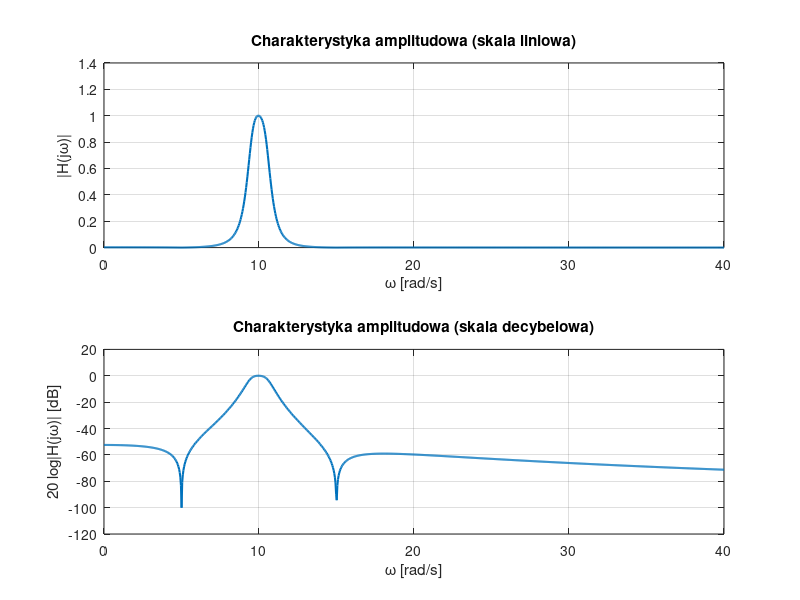
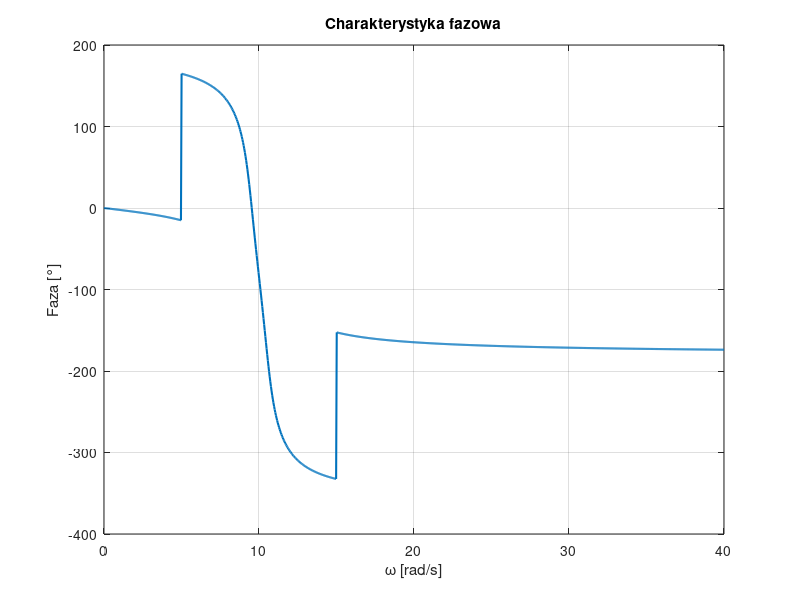
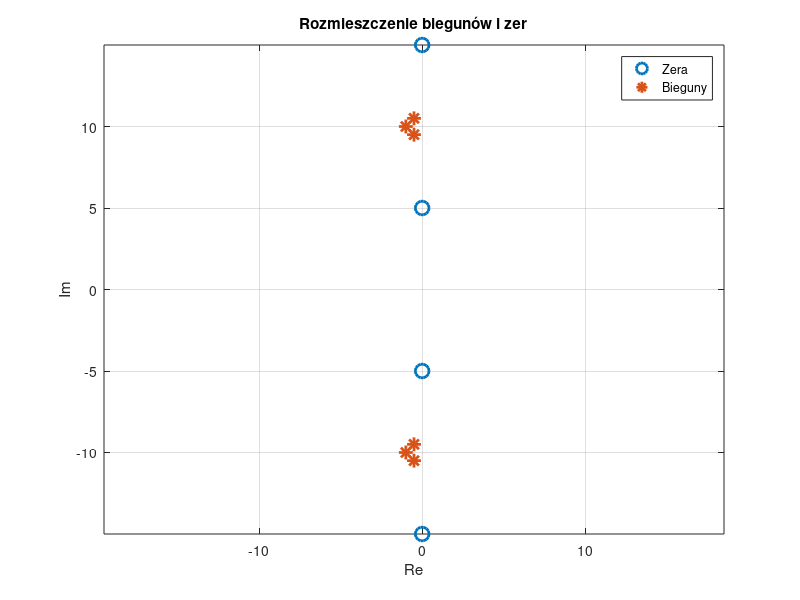

Write the MATLAB code that produced these figures, in order.
%% Parametry zer i biegunów
% Zera: z = ±j5, ±j15
zeros_tf = [1j*5, -1j*5, 1j*15, -1j*15];

% Bieguny: p1,2 = -0.5 ± j9.5; p3,4 = -1 ± j10; p5,6 = -0.5 ± j10.5
poles_tf = [ -0.5+1j*9.5, -0.5-1j*9.5, -1+1j*10, -1-1j*10, -0.5+1j*10.5, -0.5-1j*10.5];

%% Wyznaczenie wielomianów licznikowego i mianownikowego
num_poly = poly(zeros_tf);   % współczynniki licznika
den_poly = poly(poles_tf);     % współczynniki mianownika

%% Dobór wzmocnienia k
% Chcemy uzyskać |H(j10)| = 1, czyli przy s = j*10
w_pass = 10;
s = 1j*w_pass;
H_j10 = polyval(num_poly, s) / polyval(den_poly, s);
k = 1/abs(H_j10);

% Wyznaczenie ostatecznych współczynników transmitancji
num_coeff = k * num_poly;
den_coeff = den_poly;

fprintf('Dobór k = %f\n', k);

%% Definicja funkcji transmitancji H(jw)
% Obliczamy H(jw) dla wektora częstotliwości
omega = linspace(0,40,1000);
s = 1j*omega;
H = polyval(num_coeff, s) ./ polyval(den_coeff, s);

%% Charakterystyka amplitudowo-częstotliwościowa
amplitude = abs(H);
amplitude_dB = 20*log10(amplitude);

figure;
subplot(2,1,1);
plot(omega, amplitude, 'LineWidth',1.5);
grid on;
xlabel('\omega [rad/s]');
ylabel('|H(j\omega)|');
title('Charakterystyka amplitudowa (skala liniowa)');

subplot(2,1,2);
plot(omega, amplitude_dB, 'LineWidth',1.5);
grid on;
xlabel('\omega [rad/s]');
ylabel('20 log|H(j\omega)| [dB]');
title('Charakterystyka amplitudowa (skala decybelowa)');

%% Charakterystyka fazowo-częstotliwościowa
phase_deg = unwrap(angle(H))*180/pi; % faza w stopniach
figure;
plot(omega, phase_deg, 'LineWidth',1.5);
grid on;
xlabel('\omega [rad/s]');
ylabel('Faza [°]');
title('Charakterystyka fazowa');

%% Rozmieszczenie biegunów i zer na płaszczyźnie zespolonej
figure;
plot(real(zeros_tf), imag(zeros_tf), 'o', 'MarkerSize',10, 'LineWidth',2);
hold on;
plot(real(poles_tf), imag(poles_tf), '*', 'MarkerSize',10, 'LineWidth',2);
xlabel('Re');
ylabel('Im');
title('Rozmieszczenie biegunów i zer');
legend('Zera','Bieguny');
grid on;
axis equal;

%% Wyznaczenie tłumienia w paśmie zaporowym
% Zakładamy, że pasmo zaporowe to: omega < 5 rad/s oraz omega > 15 rad/s
idx_low = find(omega < 5);
idx_high = find(omega > 15);

% Tłumienie w dB
amp_dB_low = amplitude_dB(idx_low);
amp_dB_high = amplitude_dB(idx_high);

% W każdej z tych grup:
% Minimalne tłumienie - wartość najbliższa 0 dB (najmniejsze tłumienie)
% Maksymalne tłumienie - wartość najbardziej ujemna (największe tłumienie)
min_att_low = max(amp_dB_low); % najmniejsze tłumienie (mniej tłumione) w paśmie niskich częstotliwości
max_att_low = min(amp_dB_low); % największe tłumienie (bardziej tłumione) w paśmie niskich częstotliwości

min_att_high = max(amp_dB_high);
max_att_high = min(amp_dB_high);

fprintf('\nW paśmie zaporowym:\n');
fprintf('Dla omega < 5 rad/s: Minimalne tłumienie = %f dB, Maksymalne tłumienie = %f dB\n', min_att_low, max_att_low);
fprintf('Dla omega > 15 rad/s: Minimalne tłumienie = %f dB, Maksymalne tłumienie = %f dB\n', min_att_high, max_att_high);

% Ogólne wartości (można je potraktować jako najłagodniejsze i najbardziej tłumione miejsce w paśmie zaporowym)
overall_min_att = max([min_att_low, min_att_high]); % najmniejsze tłumienie w paśmie zaporowym (najmniej tłumione)
overall_max_att = min([max_att_low, max_att_high]); % największe tłumienie w paśmie zaporowym (najbardziej tłumione)

fprintf('Ogólnie w paśmie zaporowym: Minimalne tłumienie = %f dB, Maksymalne tłumienie = %f dB\n', overall_min_att, overall_max_att);
